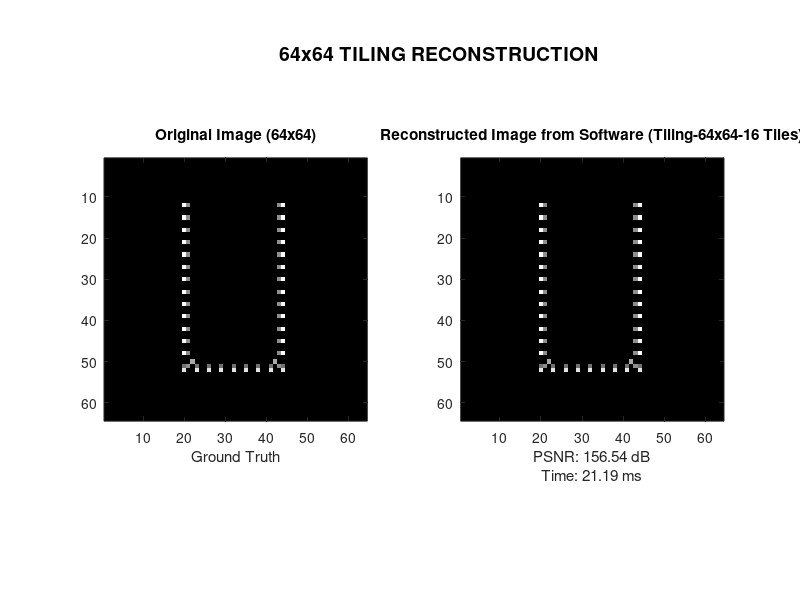

Here is the MATLAB script that generated this plot:
function OMP_DRI_64x64_Tiling_Individual_Export
    clear; clc; close all;

    % =========================================================================
    % 1. TILING SYSTEM CONFIGURATION (16 blocks of 16x16)
    % =========================================================================
    cfg.BW = 24;               
    cfg.FW = 13;               
    
    N_sub  = 16;               
    M_sub  = 64;               
    K_sub  = 16;               
    N_side = 64;               % Upgrade resolution to 64x64
    num_blocks_per_side = N_side / N_sub; % 64/16 = 4 (Meaning 4x4 = 16 blocks)

    % =========================================================================
    % 2. GENERATE ORIGINAL IMAGE (GROUND TRUTH) 64x64 (Sparse Geometric Pattern)
    % Create a 64x64 image with patterns ensuring sparsity (K < 16) within each block
    % =========================================================================
    img_gt = zeros(N_side, N_side);
    
    % Configuration for U-shape coordinates
    col_left   = 20;  % Left vertical column
    col_right  = 44;  % Right vertical column
    row_top    = 12;  % Start point of U-shape top
    row_bottom = 52;  % Bottom point of U-shape

    % --- 1. Draw two vertical columns (Dotted line for low K sparsity) ---
    % Using a step of 3 pixels to ensure only ~5 pixels exist within every 16-pixel segment
    for r = row_top:3:row_bottom
        % Left column
        img_gt(r, col_left) = 0.9; 
        img_gt(r, col_left+1) = 0.5; % Grayscale anti-aliasing / smoothing effect
        
        % Right column
        img_gt(r, col_right) = 0.9;
        img_gt(r, col_right-1) = 0.5;
    end

    % --- 2. Draw the bottom of the U-shape (Connecting the two columns) ---
    % Draw horizontal dotted lines at row_bottom
    for c = col_left:3:col_right
        img_gt(row_bottom, c) = 0.8;
        img_gt(row_bottom-1, c) = 0.4;
    end

    % --- 3. Add anchor points at the rounded corners (Curve) ---
    % Smoothens the U-shape at block intersections
    img_gt(row_bottom-2, col_left+2) = 0.6;
    img_gt(row_bottom-2, col_right-2) = 0.6;

    % =========================================================================
    % 3. INITIALIZE A SINGLE 16x16 PHI MATRIX
    % =========================================================================
    fprintf('Initializing common Phi Matrix 16x16 for 16 Tiles...\n');
    t_setup_start = tic;
    rng('shuffle');
    Phi_16 = randn(M_sub, N_sub^2);
    for j = 1:size(Phi_16, 2)
        Phi_16(:,j) = Phi_16(:,j) / norm(Phi_16(:,j));
    end
    t_setup_ms = toc(t_setup_start);

    % =========================================================================
    % 4. BLOCK DIVISION, LOG GENERATION AND DATA EXPORT PROCESS
    % =========================================================================
    img_recon_full = zeros(N_side, N_side);
    total_recon_time = t_setup_ms;
    Y_all_tiles = zeros(M_sub, 16); % Array to store all 16 vectors Y for C header export
    
    fprintf('\n--- PROCESSING 16 TILES AND EXPORTING INDIVIDUAL FILES ---\n');
    
    tile_cnt = 0;
    for r = 1:num_blocks_per_side
        for c = 1:num_blocks_per_side
            tile_cnt = tile_cnt + 1;
            
            % Extract local 16x16 image block
            row_range = (r-1)*N_sub + 1 : r*N_sub;
            col_range = (c-1)*N_sub + 1 : c*N_sub;
            sub_img = img_gt(row_range, col_range);
            
            % Compute measurement vector y for current tile
            t_start = tic;
            x_sub = sub_img(:);
            y_tile = Phi_16 * x_sub;
            Y_all_tiles(:, tile_cnt) = y_tile; % Store for C Header
            
            % --- 4.1 EXPORT DEBUG LOG (Used for cross-checking on Vivado) ---
            [x_hat_sub, ~, Debug] = OMP_Algorithm_Core(Phi_16, y_tile, K_sub);
            t_block = toc(t_start);
            total_recon_time = total_recon_time + t_block;
            img_recon_full(row_range, col_range) = reshape(x_hat_sub, [N_sub, N_sub]);
            save_debug_log(sprintf('omp_tile%d_debug.txt', tile_cnt), Debug, cfg.BW, cfg.FW);
            
            % --- 4.2 EXPORT INDIVIDUAL .COE FILE FOR EACH TILE ---
            y_txt_name = sprintf('y_tile%d.txt', tile_cnt);
            y_coe_name = sprintf('y_tile%d.coe', tile_cnt);
            export_to_hex_24bit(y_txt_name, y_tile, cfg.BW, cfg.FW);
            txt_to_coe_96bit(y_txt_name, y_coe_name);
            
            fprintf('Done Tile %2d: Created %s\n', tile_cnt, y_coe_name);
        end
    end

    % =========================================================================
    % 5. EXPORT C HEADER FILE (FOR XILINX SDK) - SPECIAL FEATURE
    % =========================================================================
    fprintf('\n[*] Creating C Header file "omp_bcs_data_64x64.h" for Xilinx SDK...\n');
    export_c_header('omp_bcs_data_64x64.h', Phi_16(:), Y_all_tiles, cfg.BW, cfg.FW);

    % =========================================================================
    % 6. PSNR CALCULATION AND DISPLAY
    % =========================================================================
    img_recon_full = max(0, img_recon_full);
    mse_val = mean((img_gt(:) - img_recon_full(:)).^2);
    psnr_val = 10 * log10(1.0^2 / (mse_val + eps));

    figure('Name', 'OMP Tiling 64x64 Reconstruction', 'Color', 'w', 'Position', [200, 200, 1000, 450]);

    % Subplot 1: Ground Truth
    subplot(1, 2, 1); 
    imagesc(img_gt); axis image; colormap gray; 
    title('Original Image (64x64)');
    xlabel('Ground Truth');

    % Subplot 2: Image Restoration
    subplot(1, 2, 2); 
    imagesc(img_recon_full); axis image; colormap gray; 
    title('Reconstructed Image from Software (Tiling-64x64-16 Tiles)');
    xlabel({sprintf('PSNR: %.2f dB', psnr_val); ...
            sprintf('Time: %.2f ms', total_recon_time * 1000)}, ...
            'FontSize', 11, 'FontWeight', 'normal');

    % Super title for the entire Figure window
    annotation('textbox', [0.35, 0.9, 0.3, 0.1], ...
        'String', '64x64 TILING RECONSTRUCTION', ...
        'EdgeColor', 'none', 'HorizontalAlignment', 'center', 'FontSize', 14, 'FontWeight', 'bold');

    % =========================================================================
    % 7. EXPORT SHARED PHI MATRIX (FOR VIVADO)
    % =========================================================================
    export_to_hex_24bit('phi_16x16.txt', Phi_16(:), cfg.BW, cfg.FW);
    txt_to_coe_96bit('phi_16x16.txt', 'phi_16x16.coe');
    
    fprintf('\n>>> COMPLETE: 16 y_tile.coe files and 1 C Header file are ready.\n');
end

%% --- OMP CORE ALGORITHM ---
function [x_hat, Lambda, Debug] = OMP_Algorithm_Core(Phi, y, K)
    [M, N] = size(Phi);
    Lambda = []; res = y;
    Q = zeros(M, K); R = zeros(K, K);
    Debug = struct('lambda', {}, 'u', {}, 'alpha', {}, 'R_col', {});
    for i = 1:K
        proj = Phi' * res;
        [~, pos] = max(abs(proj));
        if ismember(pos, Lambda), break; end
        Lambda = [Lambda, pos];
        w = Phi(:, pos);
        for j = 1:i-1
            R(j, i) = Q(:, j)' * w;
            w = w - R(j, i) * Q(:, j);
        end
        u = sum(w.^2); R(i, i) = sqrt(u); Q(:, i) = w / R(i, i);
        alpha = Q(:, i)' * y; res = res - alpha * Q(:, i);
        Debug(i).lambda = pos - 1;
        Debug(i).u = u;
        Debug(i).alpha = alpha;
        Debug(i).R_col = R(1:i, i);
    end
    x_hat = zeros(N, 1);
    if ~isempty(Lambda)
        x_hat(Lambda) = R(1:length(Lambda), 1:length(Lambda)) \ (Q(:, 1:length(Lambda))' * y);
    end
end

%% --- SAVE DEBUG LOG FUNCTION ---
function save_debug_log(filename, Debug, bw, fw)
    fid = fopen(filename, 'w');
    fprintf(fid, '--- OMP TILE DEBUG LOG (Q11.13) ---\n\n');
    for i = 1:length(Debug)
        fprintf(fid, 'ITERATION %d (Lambda: %d)\n', i-1, Debug(i).lambda);
        fprintf(fid, '  Energy u (Q26): %s\n', dec2hex_signed(Debug(i).u * 2^26, 64));
        fprintf(fid, '  Rii (ISR Q2.22): %s\n', dec2hex_signed(1/sqrt(Debug(i).u) * 2^22, 24));
        fprintf(fid, '  Alpha (Q11.13):  %s\n', dec2hex_signed(Debug(i).alpha * 2^fw, 24));
        fprintf(fid, '-----------------------------------\n');
    end
    fclose(fid);
end

%% --- EXPORT 96-BIT COE FUNCTION ---
function txt_to_coe_96bit(input_txt, output_coe)
    fid_in = fopen(input_txt, 'r');
    raw_data = textscan(fid_in, '%s');
    fclose(fid_in);
    raw_hex = raw_data{1};
    fid_out = fopen(output_coe, 'w');
    fprintf(fid_out, 'memory_initialization_radix=16;\nmemory_initialization_vector=\n');
    for i = 1:4:length(raw_hex)
        h1 = pad_hex(raw_hex{i}, 6);
        h2 = pad_hex(raw_hex{i+1}, 6);
        h3 = pad_hex(raw_hex{i+2}, 6);
        h4 = pad_hex(raw_hex{i+3}, 6);
        line_str = [h4, h3, h2, h1];
        if i + 4 > length(raw_hex), term = ';'; else, term = ','; end
        fprintf(fid_out, '%s%s\n', line_str, term);
    end
    fclose(fid_out);
end

%% --- GENERATE C HEADER FILE FOR SDK ---
function export_c_header(filename, Phi_data, Y_all, bw, fw)
    fid = fopen(filename, 'w');
    scale = 2^fw;
    
    fprintf(fid, '#ifndef OMP_BCS_DATA_64X64_H\n#define OMP_BCS_DATA_64X64_H\n\n');
    fprintf(fid, '#include "xil_types.h"\n\n');
    
    % Export Phi Matrix
    fprintf(fid, '// Phi matrix (16384 elements, Fixed-point Q11.13)\n');
    fprintf(fid, 'u32 phi_data[16384] = {\n');
    for i = 1:length(Phi_data)
        val = round(Phi_data(i) * scale);
        if val < 0, val = 2^bw + val; end
        if i == length(Phi_data), fprintf(fid, '0x%06X\n', val);
        else, fprintf(fid, '0x%06X, ', val); end
        if mod(i, 8) == 0, fprintf(fid, '\n'); end
    end
    fprintf(fid, '};\n\n');
    
    % Export 16 Y Arrays
    for t = 1:16
        fprintf(fid, '// Vector Y for block %d (64 elements)\n', t);
        fprintf(fid, 'u32 y_data_%d[64] = {\n', t);
        for i = 1:64
            val = round(Y_all(i, t) * scale);
            if val < 0, val = 2^bw + val; end
            if i == 64, fprintf(fid, '0x%06X\n', val);
            else, fprintf(fid, '0x%06X, ', val); end
            if mod(i, 8) == 0, fprintf(fid, '\n'); end
        end
        fprintf(fid, '};\n\n');
    end
    
    % Pointer array for convenience inside loops in C
    fprintf(fid, '// Pointer array to easily invoke loops\n');
    fprintf(fid, 'u32* y_blocks[16] = {');
    for t = 1:16
        if t == 16, fprintf(fid, 'y_data_%d};\n\n', t);
        else, fprintf(fid, 'y_data_%d, ', t); end
    end
    
    fprintf(fid, '#endif // OMP_BCS_DATA_64X64_H\n');
    fclose(fid);
end

%% --- AUXILIARY FUNCTIONS ---
function export_to_hex_24bit(filename, data, bw, fw)
    fid = fopen(filename, 'w');
    scale = 2^fw;
    for i = 1:length(data)
        val = round(data(i) * scale);
        if val < 0, val = 2^bw + val; end
        fprintf(fid, '%06X\n', val);
    end
    fclose(fid);
end

function h = dec2hex_signed(val, bits)
    val = round(val);
    if val < 0, val = 2^bits + val; end
    h = dec2hex(val, bits/4);
end

function s_out = pad_hex(s_in, len)
    if length(s_in) < len, s_out = [repmat('0', 1, len - length(s_in)), s_in];
    else, s_out = s_in(end-len+1:end); end
end
